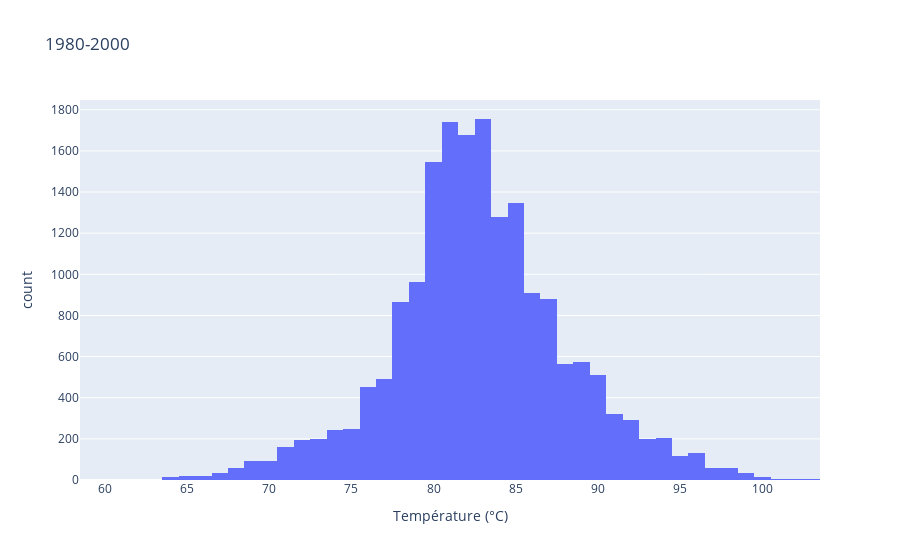
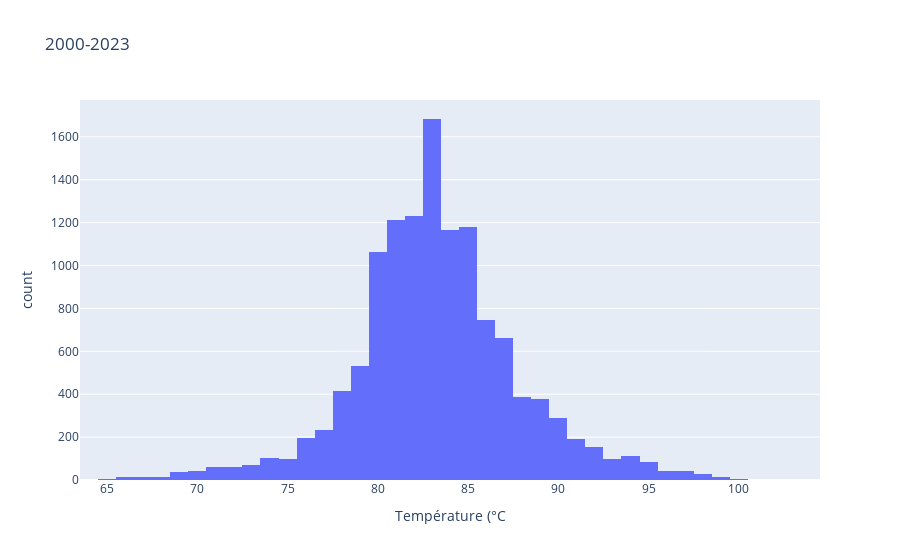

The code cell stored with these charts, in order, in its notebook:
### Code cell
# Filtrer les données pour chaque période
senegal_1980_2000 = data[(data['COUNTRY'] == 'Senegal') & (data['Year'] >= 1980) & (data['Year'] <= 2000)]
senegal_2000_2023 = data[(data['COUNTRY'] == 'Senegal') & (data['Year'] > 2000)]

# Créer un histogramme pour la période 1980-2000
fig1 = px.histogram(senegal_1980_2000, x='TAVG', title='1980-2000')
fig1.update_xaxes(title_text='Température (°C)')

# Créer un histogramme pour la période 2000-2023
fig2 = px.histogram(senegal_2000_2023, x='TAVG', title='2000-2023')
fig2.update_xaxes(title_text='Température (°C')

# Disposer les deux graphiques côte à côte
fig1.update_layout(showlegend=False)
fig2.update_layout(showlegend=False)

fig1.show()
fig2.show()

### Figure 1 — Plotly figure (JSON) as saved in the notebook; plotly's stock layout.template omitted (floating-point values rounded to 4 significant figures; data arrays with more than 128 entries replaced by an {"elided": "..."} marker saying what was removed)
{"data": [{"alignmentgroup": "True", "bingroup": "x", "hovertemplate": "TAVG=%{x}<br>count=%{y}<extra></extra>", "legendgroup": "", "marker": {"color": "#636efa", "pattern": {"shape": ""}}, "name": "", "offsetgroup": "", "orientation": "v", "showlegend": false, "type": "histogram", "x": {"elided": "18379 int values"}, "xaxis": "x", "yaxis": "y"}], "layout": {"barmode": "relative", "legend": {"tracegroupgap": 0}, "showlegend": false, "title": {"text": "1980-2000"}, "xaxis": {"anchor": "y", "domain": [0, 1], "title": {"text": "Température (°C)"}}, "yaxis": {"anchor": "x", "domain": [0, 1], "title": {"text": "count"}}}}

### Figure 2 — Plotly figure (JSON) as saved in the notebook; plotly's stock layout.template omitted (floating-point values rounded to 4 significant figures; data arrays with more than 128 entries replaced by an {"elided": "..."} marker saying what was removed)
{"data": [{"alignmentgroup": "True", "bingroup": "x", "hovertemplate": "TAVG=%{x}<br>count=%{y}<extra></extra>", "legendgroup": "", "marker": {"color": "#636efa", "pattern": {"shape": ""}}, "name": "", "offsetgroup": "", "orientation": "v", "showlegend": false, "type": "histogram", "x": {"elided": "12672 int values"}, "xaxis": "x", "yaxis": "y"}], "layout": {"barmode": "relative", "legend": {"tracegroupgap": 0}, "showlegend": false, "title": {"text": "2000-2023"}, "xaxis": {"anchor": "y", "domain": [0, 1], "title": {"text": "Température (°C"}}, "yaxis": {"anchor": "x", "domain": [0, 1], "title": {"text": "count"}}}}
